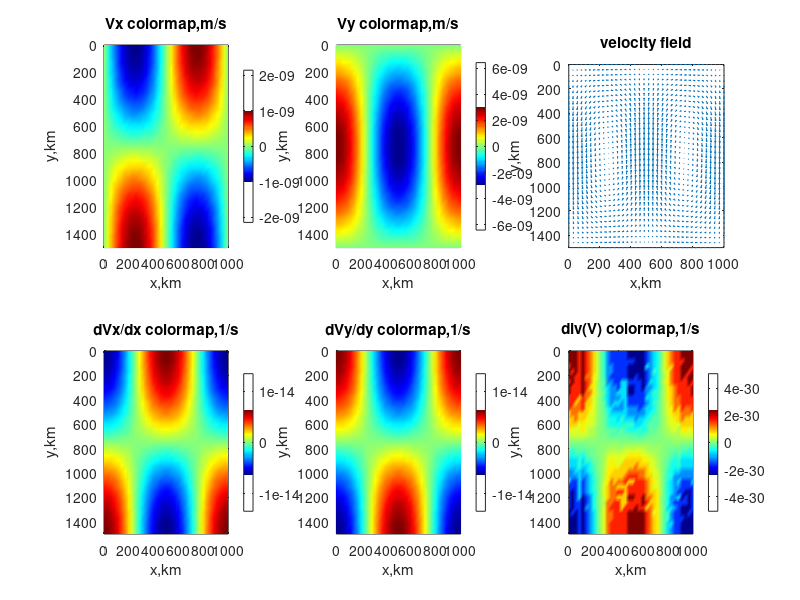

This figure's MATLAB source:
clear
close all
clc

W=1000000;
H=1500000;
k=2*H/W+9.9e-16;
Nx=36;
Ny=36;
xstep=W/(Nx-1);
ystep=H/(Ny-1);
x=0:xstep:W;
y=0:ystep:H;
[x,y]=meshgrid(x,y);
Vx0=10^(-9);
Vy0=k*10^(-9);
Vx=-Vx0*sin(2*pi*x/W).*cos(pi*y/H);
Vy=Vy0*cos(2*pi*x/W).*sin(pi*y/H);

dVx=-2*pi*Vx0/W*cos(2*pi*x/W).*cos(pi*y/H);
dVy=pi*Vy0/H*cos(2*pi*x/W).*cos(pi*y/H);
dV=dVx+dVy;

figure;set(gcf,'outerposition',get(0,'screensize'));
subplot(2,3,1);pcolor(x/1000,y/1000,Vx);xlabel('x,km');ylabel('y,km');title('Vx colormap,m/s')
set(gca,'ydir','reverse');shading interp;colormap jet;colorbar

subplot(2,3,2);pcolor(x/1000,y/1000,Vy);xlabel('x,km');ylabel('y,km');title('Vy colormap,m/s')
set(gca,'ydir','reverse');shading interp;colormap jet;colorbar

subplot(2,3,3);quiver(x/1000,y/1000,Vx,Vy);axis([0 W/1000 0 H/1000]);
set(gca,'ydir','reverse');xlabel('x,km');ylabel('y,km');title('velocity field')

subplot(2,3,4);pcolor(x/1000,y/1000,dVx);xlabel('x,km');ylabel('y,km');title('dVx/dx colormap,1/s')
set(gca,'ydir','reverse');shading interp;colormap jet;colorbar

subplot(2,3,5);pcolor(x/1000,y/1000,dVy);xlabel('x,km');ylabel('y,km');title('dVy/dy colormap,1/s')
set(gca,'ydir','reverse');shading interp;colormap jet;colorbar

subplot(2,3,6);pcolor(x/1000,y/1000,dV);xlabel('x,km');ylabel('y,km');title('div(V) colormap,1/s')
set(gca,'ydir','reverse');shading interp;colormap jet;colorbar